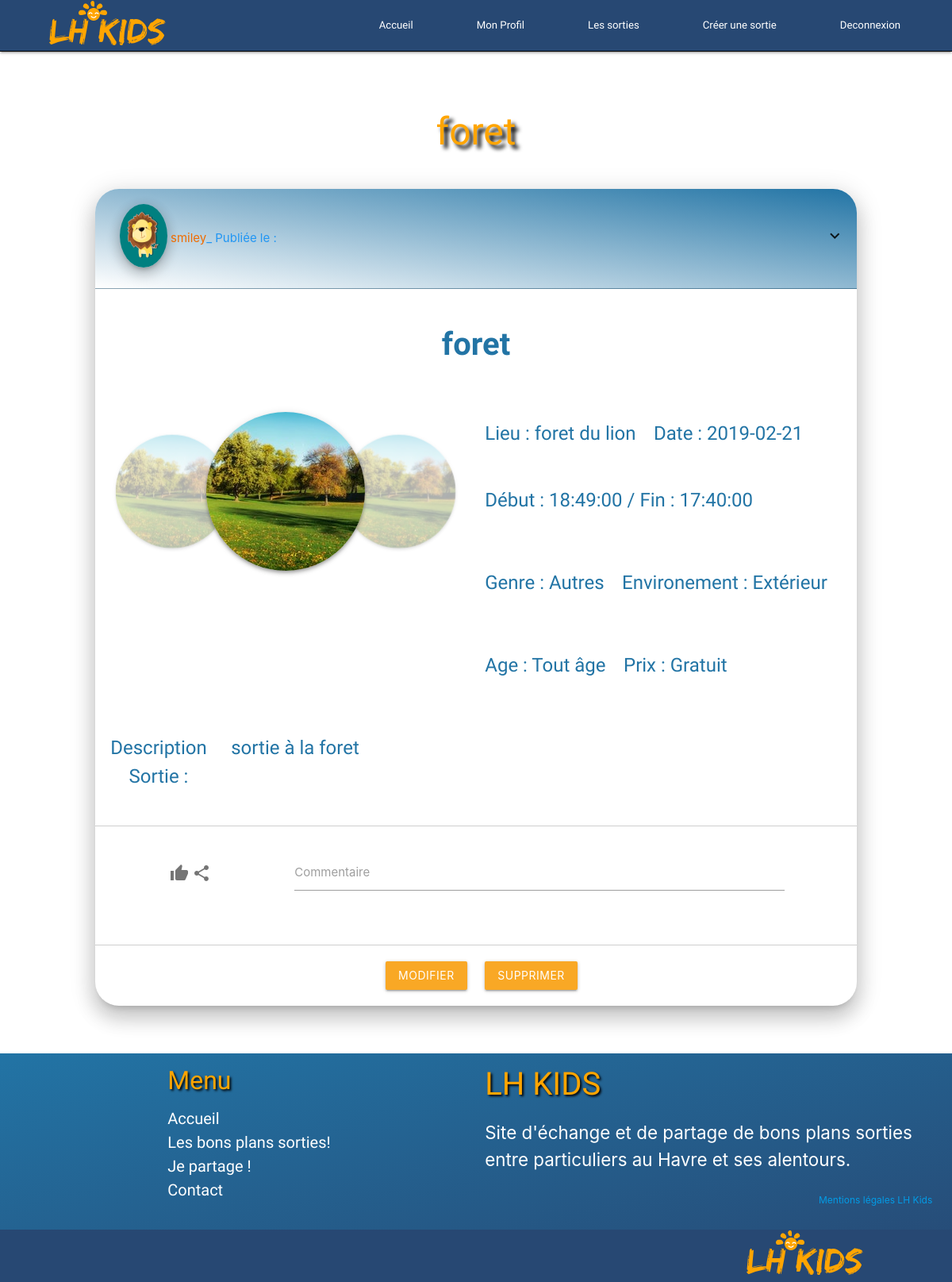
/index.php?page=outingOne&id=20 (signed in), run on the app's committed database.
### tables this page shows
CREATE TABLE `outing` (
  `outing_id` int(11) NOT NULL,
  `outing_postDateTime` datetime DEFAULT NULL,
  `outing_title` varchar(50) NOT NULL,
  `outing_place` varchar(50) NOT NULL,
  `outing_date` date NOT NULL,
  `outing_startTime` time NOT NULL,
  `outing_endTime` time NOT NULL,
  `outing_description` text NOT NULL,
  `outingType_id` int(11) NOT NULL,
  `outingEnvironment_id` int(11) NOT NULL,
  `outingAge_id` int(11) NOT NULL,
  `outingPrice_id` int(11) NOT NULL,
  `userOuting_id` int(11) NOT NULL
);

CREATE TABLE `user` (
  `user_id` int(11) NOT NULL,
  `user_lastname` varchar(50) NOT NULL,
  `user_firstname` varchar(50) NOT NULL,
  `user_mail` varchar(100) NOT NULL,
  `user_pseudo` varchar(50) NOT NULL,
  `user_password` varchar(255) NOT NULL,
  `user_reasons` text NOT NULL,
  `user_image` varchar(255) DEFAULT NULL,
  `userType_id` int(11) NOT NULL
);

CREATE TABLE `images` (
  `image_id` int(11) NOT NULL,
  `image_path` varchar(50) NOT NULL,
  `outing_id` int(11) NOT NULL
);

CREATE TABLE `outingType` (
  `outingType_id` int(11) NOT NULL,
  `outingType_type` varchar(100) NOT NULL
);

CREATE TABLE `outingEnvironment` (
  `outingEnvironment_id` int(11) NOT NULL,
  `outingEnvironment_environment` varchar(100) NOT NULL
);

CREATE TABLE `outingAge` (
  `outingAge_id` int(11) NOT NULL,
  `outingAge_age` varchar(100) NOT NULL
);

CREATE TABLE `outingPrice` (
  `outingPrice_id` int(11) NOT NULL,
  `outingPrice_price` varchar(100) NOT NULL
);

### App/Functions.php (called while the page is built, shortened)
<?php
function view($fileName, $sendData = []){
  extract($sendData, EXTR_PREFIX_SAME, "prefix");
  require 'views/templateHeader.php';
  require 'views/'.$fileName;
  require 'views/templateFooter.php';
}

### controllers/outingController.php (called while the page is built, shortened)
<?php
require_once 'Models/ModelOuting.php';
function showOutingOne() {
    $ShowOutingOne = new Outing();
    $ShowOutingOne->outing_id = $_GET['id'];
    $getOutingOne = $ShowOutingOne->showOutingOne();
    view('outingOne.php', ['getOutingOne' => $getOutingOne]);
}

### Models/ModelOuting.php (called while the page is built, shortened)
<?php
class Outing extends Database {
    public $outing_id;
    public function showOutingOne() {
        $database = $this->database;
        $query = 'SELECT * FROM `outing` '
                . 'INNER JOIN `outingType` '
                . 'ON `outing`.`outingType_id` = `outingType`.`outingType_id` '
                . 'INNER JOIN `outingEnvironment` '
                . 'ON `outing`.`outingEnvironment_id` = `outingEnvironment`.`outingEnvironment_id` '
                . 'INNER JOIN `outingAge` '
                . 'ON `outing`.`outingAge_id` = `outingAge`.`outingAge_id` '
                . 'INNER JOIN `outingPrice` '
                . 'ON `outing`.`outingPrice_id` = `outingPrice`.`outingPrice_id` '
                . 'INNER JOIN `user` '
                . 'ON `user`.`user_id` = `outing`.`userOuting_id` '
                . 'INNER JOIN `images` '
                . 'ON `images`.`outing_id` = `outing`.`outing_id` '
                . 'WHERE `outing`.`outing_id` = :outing_id';
        $showOutingOne = $database->prepare($query);
        $showOutingOne->bindValue(':outing_id', $this->outing_id, PDO::PARAM_INT);
        $showOutingOne->execute();
        return $showOutingOne->fetch(PDO::FETCH_OBJ);
    }
}

### views/outingOne.php (the view, shortened to what this page needs)
<div>
    <h1 class="center-align" id="formTitle"><?= $getOutingOne->outing_title ?></h1>
</div>
<div class="container z-depth-4" id="cardsortie">
    <div class="row">
        <div class="col s12">
            <div class="row valign-wrapper topcardSortie">
                <div class="col s1">
                    <img src="../images/user_image/<?= $getOutingOne->user_image != "" ? $getOutingOne->user_image : 'iconprofil.svg'; ?>" alt="profile image" class="circle z-depth-3 imgprofilInOuting">
                </div>
                <div class="col s10 valign-wrapper">
                    <p class="pseudocardOuting"><?= $getOutingOne->user_pseudo ?></p>
                    <span class="blue-text ultra-small"> _ Publiée le : <?= $getOutingOne->outing_postDateTime ?></span>
                </div>
                <div class="col s1 right-align">
                    <i class="material-icons">expand_more</i>
                </div>
            </div>
            <div class="center-align">
                <p class="titleOuting"><?= $getOutingOne->outing_title ?></p>
            </div>
            <div class="row rowCarousel">
                <div class="col s12 m6 l6">
                    <div class="carousel" id="carouselSortie">
                        <a class="carousel-item" href="#one!"><img class="circle z-depth-2" src="../images/user_image/<?= $getOutingOne->image_path != "" ? $getOutingOne->image_path : 'logo.png'; ?>"></a>
                        <a class="carousel-item" href="#two!"><img class="circle z-depth-2" src="../images/user_image/<?= $getOutingOne->image_path != "" ? $getOutingOne->image_path : 'logo.png'; ?>"></a>
                        <a class="carousel-item" href="#three!"><img class="circle z-depth-2" src="../images/user_image/<?= $getOutingOne->image_path != "" ? $getOutingOne->image_path : 'logo.png'; ?>"></a>
                    </div>
                </div>
                <div class="col s12 m6 l6 center-align">
                    <div class="row">
                        <div class="col">
                            <p class="textOuting">Lieu : <?= $getOutingOne->outing_place ?></p>
                        </div>
                        <div class="col">
                            <p class="textOuting">Date : <?= $getOutingOne->outing_date ?></p>
                        </div>
                        <div class="col">
                            <p class="textOuting">Début : <?= $getOutingOne->outing_startTime ?> / Fin : <?= $getOutingOne->outing_endTime ?></p>
                        </div>
                    </div>
                    <div class="row">
                        <div class="col">
                            <p class="textOuting">Genre : <?= $getOutingOne->outingType_type ?></p>
                        </div>
                        <div class="col">
                            <p class="textOuting">Environement : <?= $getOutingOne->outingEnvironment_environment ?></p>
                        </div>
                    </div>
                    <div class="row center-align">
                        <div class="col">
                            <p class="textOuting">Age : <?= $getOutingOne->outingAge_age ?></p>
                        </div>
                        <div class="col">
                            <p class="textOuting">Prix : <?= $getOutingOne->outingPrice_price ?></p>
                        </div>
                    </div>
                </div>
                <div class="row">
                    <div class="col s12">
                        <div class="col s2 center-align">
                            <p class="textOuting">Description Sortie :</p>
                        </div>
                        <div class="valign-wrapper col s10">
                            <p class="textOuting"><?= $getOutingOne->outing_description ?></p>
                        </div>
                    </div>
                </div>
            </div>
            <div class="row valign-wrapper rowcomSortie">
                <div class="col s3 card-action-share center-align">
                    <a href="#">
                        <i class="material-icons grey-text text-darken-1">thumb_up</i>
                    </a>
                    <a href="#">
                        <i class="material-icons grey-text text-darken-1">share</i>
                    </a>
                </div>
                <div class="input-field col s8 center-align">
                    <input id="profile-comments" type="text" class="validate">
                    <label for="profile-comments" class="">Commentaire</label>
                </div>
                <div class="col s1">
                </div>
            </div>
            <div class="row">
                <form action="" method="POST">
                <div class="col s6 right-align">
                    <a class="waves-effect waves-light btn yellow darken-3 " href="index.php?page=modifOuting&id=<?= $getOutingOne->outing_id; ?>">Modifier</a>
                </div>
                <div class="col s6 left-align">
                    <button class="waves-effect waves-light btn yellow darken-3 modal-trigger"  href="#modaldeleteOuting">Supprimer</button>
                </div>
                </form>
            </div>
        </div>
    </div>
</div>

### index.php (shortened to what this page needs)
<?php
require 'App/Functions.php';
if (isset($_GET['page'])) {
    if ($_GET['page'] == 'connexion') {
        require 'controllers/userController.php';
        userConnexion();
    } elseif ($_GET['page'] == 'inscription') {
        require 'controllers/userController.php';
        createUser();
    } elseif ($_GET['page'] == 'mentionslegales') {
        view('mentionsLegales.php');
    } elseif ($_GET['page'] == 'profil') {
        require 'controllers/userController.php';
        require 'controllers/outingController.php';
        deleteUser();
        showOutingUser();
    } elseif ($_GET['page'] == 'sorties') {
        require 'controllers/outingController.php';
        showOutings();
    } elseif ($_GET['page'] == 'modifuser') {
        require 'controllers/userController.php';
        userUpdate();
    } elseif ($_GET['page'] == 'home') {
        view('home.php');
    } elseif ($_GET['page'] == 'deconnexion') {
        require 'controllers/userController.php';
        userLogout();
    } elseif ($_GET['page'] == 'typesuser') {
        require 'controllers/typeController.php';
        createType();
    } elseif ($_GET['page'] == 'outingForm') {
        require 'controllers/outingController.php';
        outing();
    } elseif ($_GET['page'] == 'outingOne') {
        require 'controllers/outingController.php';
        showOutingOne();
    } elseif ($_GET['page'] == 'modifOuting') {
        require 'controllers/outingController.php';
        updateOuting();
    } else {
        view('error404.php');
    }
} else {
    require 'views/templateHeader.php';
    require 'views/home.php';
    require 'views/templateFooter.php';
}

### views/templateHeader.php (shortened to what this page needs)
<!DOCTYPE html>
<html lang="fr">
  <head>
    <link rel="stylesheet" href="../style.css" />
    <link type="text/css" rel="stylesheet" href="https://cdnjs.cloudflare.com/ajax/libs/materialize/1.0.0/css/materialize.min.css" />
    <link rel="stylesheet" href="https://use.fontawesome.com/releases/v5.5.0/css/all.css">
  </head>
    <body>
      <header>
        <?php
        require_once 'navbar.php'
         ?>

### views/navbar.php (shortened to what this page needs)
<nav id="navbar">
    <div class="">
        <a href="index.php?page=home" class="brand-logo"><img class="logoNav" src="../images/logo.png" /></a>
        <ul id="nav-mobile" class="right hide-on-med-and-down">
            <?php if (isset($_GET['page']) && ($_GET['page'] !== 'home')) { ?>
                <li><a href="index.php?page=home">Accueil</a></li>
            <?php } ?>
            <?php if (isset($_SESSION['userInfos'])) {  ?>
                <?php if (isset($_GET['page']) && ($_GET['page'] !== 'profil')) { ?>
                    <li><a href="index.php?page=profil">Mon Profil</a></li>
                <?php } ?>
                <?php if (isset($_GET['page']) && ($_GET['page'] !== 'sorties')) { ?>
                    <li><a href="index.php?page=sorties">Les sorties</a></li>
                <?php } ?>
                <?php if (isset($_GET['page']) && ($_GET['page'] !== 'outingForm')) { ?>
                    <li><a href="index.php?page=outingForm">Créer une sortie</a></li>
                <?php } ?>
                <li><a href="index.php?page=deconnexion">Deconnexion</a></li>
            <?php } ?>
        </ul>
    </div>
</nav>

### views/footer.php
<footer class="" id="footer1">
  <div class="container-fluid">
    <div class="row">
      <div class="col l4 offset-l2 s12" id="Menufooter">
        <h5 class="">Menu</h5>
        <ul>
          <li><a class="" href="index.php?page=home">Accueil</a></li>
          <li><a class="" href="index.php?page=sortie">Les bons plans sorties!</a></li>
          <li><a class="" href="index.php?page=profil">Je partage !</a></li>
          <li><a class="" href="#">Contact</a></li>
        </ul>
      </div>
      <div class="col l6 s12" id="textfooter">
        <h5 class="">LH KIDS</h5>
        <p class="">Site d'échange et de partage de bons plans sorties entre particuliers au Havre et ses alentours.</p>
      </div>
      <div class="mentions">
        <a class="" href="index.php?page=mentionslegales">Mentions légales LH Kids</a>
      </div>
    </div>
    </div>
    <div class="container-fluid" id="footer2">
      <div id="bottomFooter" class="row">
      <div class="col s6 l4 offset-l7">
          <a class="grey-text text-lighten-4 right" href="#"><img class="logofooter" src="../images/logo.png" /></a>
      </div>
    </div>
    </div>
</footer>

### views/templateFooter.php (shortened to what this page needs)
<?php
require_once 'footer.php'
 ?>
  </body>
</html>

### style.css (style rules this page uses)
body { margin: 0; padding: 0; }
#navbar { background-color: #274873; border-bottom: 1px solid black; height: 65px; }
.logoNav { margin-left: 4rem; }
#navbar a { margin-right: 50px; font-family: 'Galindo', cursive; font-size: 1.1vw }
#footer1 { background-image: linear-gradient(to top left, #274873, #2274A5); margin-top: 4rem; margin-bottom: 0; }
#footer1 h5 { color: orange; font-size: 4vh; }
#footer2 { background-color: #274873; margin : 0; padding: 0; }
#Menufooter { margin-bottom: 0; }
#Menufooter a { font-family: 'Galindo', cursive; margin-bottom: 1rem; color: #ffff; font-size: 2.5vh; }
#Menufooter h5 { font-family: 'Galindo', cursive; color: orange; text-shadow: 2px 2px 3px #000000; }
.logofooter { margin-left: 39rem; }
#textfooter h5 { font-family: 'Slackey', cursive; font-size: 5vh; color: orange; text-shadow: 2px 2px 3px #000000; }
#textfooter p { color: #ffff; font-size: 2.8vh; }
.mentions a { margin-left: 36vw; font-size: 1vw; }
#bottomFooter { margin-bottom: 0; }
#formTitle { margin-top: 5rem; font-family: 'Slackey', cursive; font-size: 4vw; color: orange; text-shadow: 5px 5px 5px #000000; }
.imgprofilInOuting { margin: 1rem; height: 10vh; width: 5vw; }
a { text-decoration: none; }
#cardsortie { margin-top: 3rem; border-radius: 30px; width: 80%; }
.pseudocardOuting { color: #ef6c00; }
.titleOuting { font-family: 'Chewy', cursive; font-size : 5vh; color : #2274A5; font-weight: bold; }
.textOuting { font-family: 'Chewy', cursive; font-size : 3vh; color : #2274A5; }
.topcardSortie { border-bottom: 1px solid #80808063; background-image: linear-gradient(to bottom left, #2274A5, #ffff); padding: 0.3rem; border-radius: 30px 30px 0 0; }
.rowCarousel { border-bottom: 1px solid #80808063; }
.rowcomSortie { padding-bottom: 3rem; border-bottom: 1px solid #80808063; }
#carouselSortie { height: 230px; }

### data on the page
outing: outing_title "foret", userOuting.user_image (picture), userOuting.user_pseudo "smiley", images.image_path (picture), outing_place "foret du lion", outing_date "2019-02-21", outing_startTime "18:49:00", outing_endTime "17:40:00", outingType.outingType_type "Autres", outingEnvironment.outingEnvironment_environment "Extérieur", outingAge.outingAge_age "Tout âge", outingPrice.outingPrice_price "Gratuit", outing_description "sortie à la foret"
